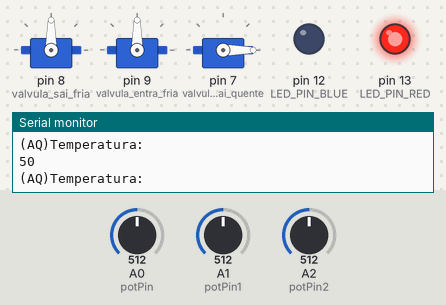
This sketch was run on a simulated Arduino Uno, built with avr-gcc and run on an emulated ATmega328P. On the bench: 3 × servo, output pins drawn as LEDs (lit = HIGH), the last lines printed to the serial monitor. The test bench sets the inputs (shaded band); at power-on: A2 (potPin2) = 512, A0 (potPin) = 512, A1 (potPin1) = 512.

Above: at 0.8 s.
0.9 s: A2 (potPin2) set to 703
2.4 s: A2 (potPin2) set to 725
At 3.6 s:
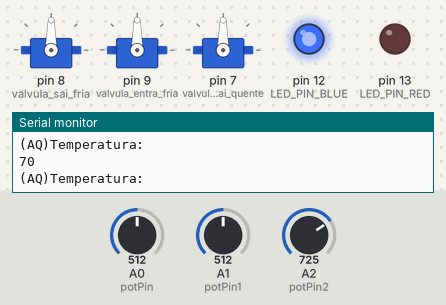
4.2 s: A0 (potPin) set to 229
5.7 s: A0 (potPin) set to 202
At 6.7 s:
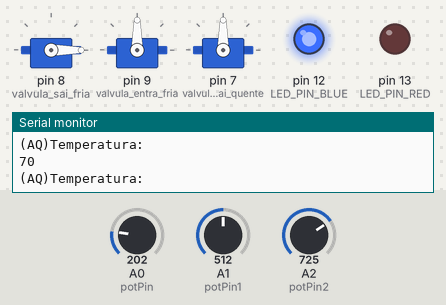
7.2 s: A1 (potPin1) set to 227
10.2 s: A1 (potPin1) set to 205
At 10.9 s:
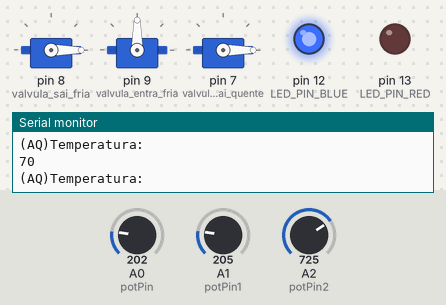
Timing chart, 0 to 12.7 s (numbered marks = the images above; inputs shaded):
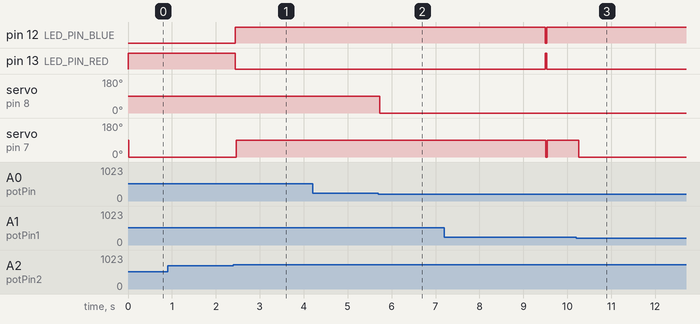

The sketch:

main.ino
```cpp
#include <Arduino_FreeRTOS.h>
#include <queue.h>
#include <task.h>
#include <semphr.h>
#include <Wire.h>
#include <Servo.h>

/* --------------------------------------------------*/
/* ----------------- Prototipo Tarefas --------------*/
/* --------------------------------------------------*/

static void task_tanque_frio( void *pvParameters );
static void task_tanque_quente( void *pvParameters );
static void task_aquecimento( void *pvParameters );

/* --------------------------------------------------*/
/* --------------------- Semáforos ------------------*/
/* --------------------------------------------------*/

/*
Os semaforos vão bloquear as tasks.
*/

static SemaphoreHandle_t tanque_frio;
static SemaphoreHandle_t tanque_quente;
static SemaphoreHandle_t temperatura;
static SemaphoreHandle_t aquecimento;

/* --------------------------------------------------*/
/* --------------------- Variaveis ------------------*/
/* --------------------------------------------------*/

int limites_quente;
int shared_temperatura = 23;

void setup() {
  Serial.begin(9600);

  while (!Serial) {
    ; /* Somente vai em frente quando a serial estiver pronta para funcionar */
  }

  /* Criação dos semaforos */
  tanque_frio = xSemaphoreCreateBinary();
  tanque_quente = xSemaphoreCreateBinary();
  temperatura = xSemaphoreCreateBinary();
  aquecimento = xSemaphoreCreateBinary();


  xTaskCreate( task_tanque_frio,
               ( const char * ) "Tanque frio",
               100,
               NULL,
               tskIDLE_PRIORITY + 1,
               NULL );


  xTaskCreate( task_tanque_quente,
               ( const char * ) "Tanque quente",
               100,
               NULL,
               tskIDLE_PRIORITY + 1,
               NULL );

  xTaskCreate( task_aquecimento,
               ( const char * ) "Tanque quente",
               100,
               NULL,
               tskIDLE_PRIORITY + 1,
               NULL );

  xSemaphoreGive(tanque_frio);
  xSemaphoreGive(aquecimento);

  /* Inicialização do escalonador */
  vTaskStartScheduler();

  return ;
}

void loop()
{
  /* Tudo é executado nas tarefas. Há nada a ser feito aqui. */
}

/* --------------------------------------------------*/
/* ---------------------- Tarefas -------------------*/
/* --------------------------------------------------*/


static void task_tanque_frio( void *pvParameters )
{
  Servo valvula_entra_fria;
  Servo valvula_sai_fria;
  int potPin = A0;
  int potValue;
  int limites;

  while (1)
  {
    valvula_sai_fria.attach(8);
    valvula_entra_fria.attach(9);
    potValue = analogRead(potPin);
    limites = map(potValue, 0, 1023, 0, 100);

    if(limites >= 90) {
      valvula_entra_fria.write(0);
    }

    xSemaphoreTake(tanque_frio, portMAX_DELAY );
    if (limites <= 20 | limites_quente >= 90) {
      valvula_sai_fria.write(0);
    } else {
      valvula_sai_fria.write(90);
    }
    xSemaphoreGive(tanque_quente);

    if (limites > 20 && limites < 90) {
      valvula_entra_fria.write(90);
    }
  }
}

static void task_tanque_quente( void *pvParameters )
{
  Servo valvula_sai_quente;
  int potPin1 = A1;
  int potValue1;

  while (1)
  {
    potValue1 = analogRead(potPin1);
    valvula_sai_quente.attach(7);

    xSemaphoreTake(tanque_quente, portMAX_DELAY );
    limites_quente = map(potValue1, 0, 1023, 0, 100);
    xSemaphoreGive(tanque_frio);

    xSemaphoreTake(temperatura, portMAX_DELAY );
    if(limites_quente <= 20 | shared_temperatura < 70) {
      valvula_sai_quente.write(90);
    } else {
      valvula_sai_quente.write(0);
    }

    if(limites_quente > 20 && shared_temperatura >= 70) {
      valvula_sai_quente.write(90);
    } else {
      valvula_sai_quente.write(0);
    }
    xSemaphoreGive(aquecimento);
  }
}

static void task_aquecimento( void *pvParameters )
{
  const int LED_PIN_RED = 13;
  const int LED_PIN_BLUE = 12;
  int potPin2 = A2;
  int potValue2;
  bool var_aquecimento;

  while (7)
  {
    pinMode(LED_PIN_RED, OUTPUT);
    pinMode(LED_PIN_BLUE, OUTPUT);

    xSemaphoreTake(aquecimento, portMAX_DELAY );
    potValue2 = analogRead(potPin2);
    shared_temperatura = map(potValue2, 0, 1023, 0, 100);
    Serial.println("(AQ)Temperatura: ");
    Serial.println(shared_temperatura);
    xSemaphoreGive(temperatura);

    if(shared_temperatura >= 70) {
      digitalWrite(LED_PIN_RED, LOW);
      digitalWrite(LED_PIN_BLUE, HIGH);
      var_aquecimento = false;
    } else {
      digitalWrite(LED_PIN_RED, HIGH);
      digitalWrite(LED_PIN_BLUE, LOW);
      var_aquecimento = true;
    }
  }
}
```

Measured:
- the behaviour switches between 716 and 717 on A2 (potPin2) (found by bisection; images 0 and 1)
- the behaviour switches between 215 and 214 on A0 (potPin) (found by bisection; images 1 and 2)
- the behaviour switches between 215 and 214 on A1 (potPin1) (found by bisection; images 2 and 3)
- after the input at 2.4 s, pin 12 (LED_PIN_BLUE): LOW → HIGH after 0.05 s; pin 13 (LED_PIN_RED): HIGH → LOW after 0.05 s; servo on pin 7 (valvula_sai_quente): 0° → 90° after 0.06 s
- after the input at 5.7 s, servo on pin 8 (valvula_sai_fria): 90° → 0° at once
- after the input at 10.2 s, servo on pin 7 (valvula_sai_quente): 90° → 0° after 0.06 s
